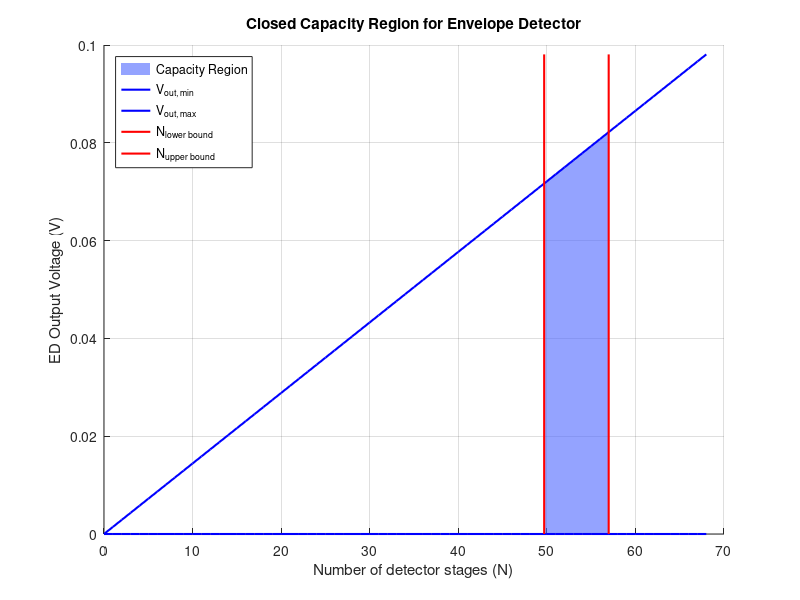
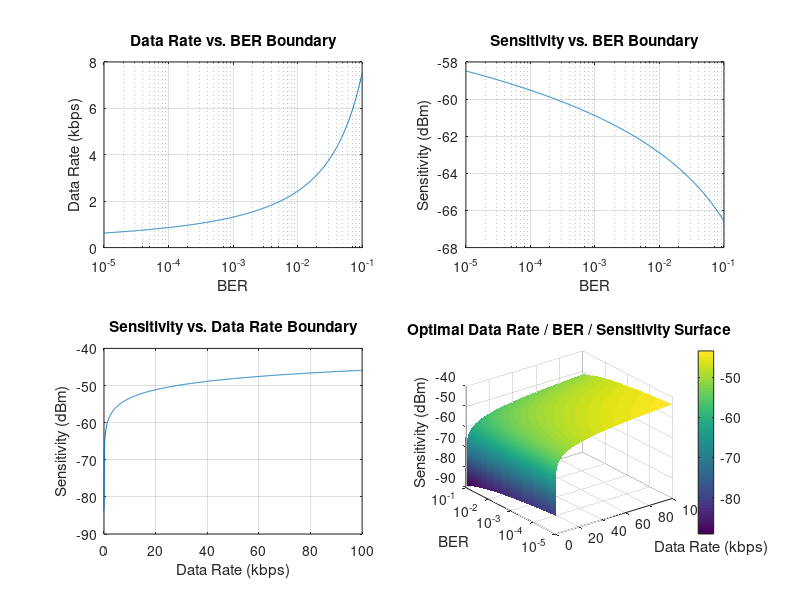

Write the MATLAB code that produced these figures, in order.
% -------------------------------------------------------------------------

% This script computes the closed capacity region for an envelope detector.

% The idea here is to bound all of the possible ED output voltage vs. # stages (N)
% into a closed region. This is useful for design automation of EDs. The
% idea is that if we write an optimization algorithm to design the optimal
% ED given a set of input parameters, the search space for the optimum ED
% will be closed, making it possible to find a global optimum ED. You can
% also use this script to manually choose how many stages to make your ED
% based off of sensitivity, BER, and data rate requirements.

% -------------------------------------------------------------------------

% Set simulation parameters

% RF parameters
P_RF = -60; % Target RX sensitivity (dBm)
RS = 15; % Source / antenna resistance (Ohms)
BER = 1e-3; % Desired BER
BW_BB = 1e3; % Baseband signal BW in Hz = Data rate

% Passive voltage gain from matching
Av = 20; % In dB

% Detector Parameters
RD = 1e6; % Diode resistance (Ohms)
CC = 70e-15; % Coupling capacitance (F)

% Device parameters
n = 1.5; % Subthreshold slope constant (between 1 and 2)
Vt = 26e-3; % Thermal voltage
k = 1.38e-23; % Boltzmann's constant
T = 298; % Room temperature (K)

% -------------------------------------------------------------------------

% Set all of the bounds on the capacity region for ED output voltage vs. # of stages (N)

% Conversions
Av = 10 ^ (Av / 10);
P_RF = 10 ^ (P_RF / 10) * (10 ^ -3);

% Compute the upper bound for the number of allowed stages in the ED
r = 8 / (2.2 * RD * CC * BW_BB);
discriminant = sqrt(1 + r);
N_UPPER_BOUND = 0.25 * discriminant;

% Compute the lower bound for the number of allowed stages in the ED
p_0 = exp(-1 / (pi + 2)) * sqrt(pi / (pi + 2));
num_lower_coeff = 5 * k * T;
Q_1_lower = -2 + 4 * ((0.25 + 0.5 * (BER / p_0)) ^ 0.5);
num_ln = log(Q_1_lower * p_0);
num_ln = num_ln * num_ln;
num_lower = num_lower_coeff * num_ln * (Vt ^ 2);
den_lower = (((1 / n) - 0.5) ^ 2) * (Av * P_RF * RS) ^ 2 * CC;
N_LOWER_BOUND = num_lower / den_lower;
N_LOWER_BOUND = N_LOWER_BOUND ^ (1 / 3);

% Compute upper and lower bounds for ED voltage as a function of N
n_limits = 1:1:2; % Subthreshold slope constant is between 1 and 2
k_limits = (1 / (2 * Vt)) * ((1 ./ (n_limits)) - 0.5); % Min and Max conversion gain
N_values = 0:1:(floor(N_UPPER_BOUND * 1.2));
V_out_ED_MIN = (Av .^ 2) .* k_limits(2) .* N_values .* (P_RF * RS);
V_out_ED_MAX = (Av .^ 2) .* k_limits(1) .* N_values .* (P_RF * RS);

% Sanity check: if N_LOWER_BOUND > N_UPPER_BOUND, this indicates that the
% given RF parameters make it impossible to design an ED that meets the
% desired BER requirement.
if N_LOWER_BOUND > N_UPPER_BOUND
    fprintf("No ED exists for the presented BER requirement given the current simulation conditions.\n")
end

% Plot the capacity region
if N_LOWER_BOUND < N_UPPER_BOUND
    y_limits = [min(V_out_ED_MIN), max(V_out_ED_MAX)];
    figure; hold on
    
    % --- Highlight the parallelogram first (darker + more opaque)
    x_par = [N_LOWER_BOUND, N_UPPER_BOUND, N_UPPER_BOUND, N_LOWER_BOUND];
    y_par = [ ...
        (Av^2) * k_limits(2) * N_LOWER_BOUND * (P_RF * RS), ... % bottom-left
        (Av^2) * k_limits(2) * N_UPPER_BOUND * (P_RF * RS), ... % bottom-right
        (Av^2) * k_limits(1) * N_UPPER_BOUND * (P_RF * RS), ... % top-right
        (Av^2) * k_limits(1) * N_LOWER_BOUND * (P_RF * RS) ...  % top-left
    ];
    fill(x_par, y_par, [0.3 0.4 1], 'FaceAlpha', 0.6, 'EdgeColor', 'none')
    
    % --- Then draw boundary lines on top
    plot(N_values, V_out_ED_MIN, 'b', 'LineWidth', 1.5)
    plot(N_values, V_out_ED_MAX, 'b', 'LineWidth', 1.5)
    plot([N_LOWER_BOUND N_LOWER_BOUND], y_limits, 'r', 'LineWidth', 1.5)
    plot([N_UPPER_BOUND N_UPPER_BOUND], y_limits, 'r', 'LineWidth', 1.5)
    
    xlabel("Number of detector stages (N)")
    ylabel("ED Output Voltage (V)")
    title("Closed Capacity Region for Envelope Detector")
    legend("Capacity Region", "V_{out, min}", "V_{out, max}", "N_{lower bound}", "N_{upper bound}", 'Location', 'northwest')
    grid on
    hold off
end

% -------------------------------------------------------------------------

% Plot three three system requirements again each other:
% Sensitivity = minimum RF input power required to achieve the given input parameters
% Data Rate
% BER

% Remember that these equations are derived off of bounds, so the provided
% plots are bounding regions where the curve itself gives the best case scenario.
% The third parameter that is not being swept is fixed at whatever the
% main simulation input is set to.

res = 1000;
figure;

% --- Plot bounding data rate vs. BER ---
BER_values = logspace(log10(0.00001), log10(0.1), res);

Q_1_lower_sweep = -2 + 4 * ((0.25 + 0.5 * (BER_values / p_0)) .^ 0.5);
num_ln_sweep = log(Q_1_lower_sweep * p_0);
num_ln_sweep = num_ln_sweep .* num_ln_sweep;
num_lower_sweep = num_lower_coeff * num_ln_sweep * (Vt ^ 2);

den_lower_sweep = (((1 / n) - 0.5) ^ 2) * (Av * P_RF * RS) ^ 2 * CC;
phi = num_lower_sweep / den_lower_sweep;
BER_function = 16 * ((phi) .^ (2 / 3)) - 1;
DataRate_values = 8 ./ (2.2 * RD * CC * BER_function);

subplot(2, 2, 1)
semilogx(BER_values, DataRate_values / (10 ^ 3)); grid;
xlabel("BER"); ylabel("Data Rate (kbps)"); title("Data Rate vs. BER Boundary");

% --- Plot bounding sensitivity vs. BER ---
num_coeff = 8000 * Vt * sqrt(5 * k * T);
num_ln = log(p_0 * (-2 + 4 * sqrt(0.25 + (BER_values / (2 * p_0)))));
num = num_coeff * num_ln;

den_coeff = Av * RS * sqrt(CC) * ((1 / n) - 0.5);
den_up_contr = 1 + (8 ./ (2.2 * RD * CC * BW_BB));
den_up_contr = (den_up_contr) .^ (3 / 4);
den = den_coeff .* den_up_contr;

P_RF_values_BER = abs(num ./ den);
P_RF_values_BER = 10 * log10(P_RF_values_BER);

subplot(2, 2, 2)
semilogx(BER_values, P_RF_values_BER); grid;
xlabel("BER"); ylabel("Sensitivity (dBm)"); title("Sensitivity vs. BER Boundary");

% --- Plot bounding sensitivity vs. data rate ---
Data_rate_values = linspace(1, 100000, res);

num_coeff = 8000 * Vt * sqrt(5 * k * T);
num_ln = log(p_0 * (-2 + 4 * sqrt(0.25 + (BER / (2 * p_0)))));
num = num_coeff * num_ln;

den_coeff = Av * RS * sqrt(CC) * ((1 / n) - 0.5);
den_up_contr = 1 + (8 ./ (2.2 * RD * CC * Data_rate_values));
den_up_contr = (den_up_contr) .^ (3 / 4);
den = den_coeff .* den_up_contr;

P_RF_values_drate = abs(num ./ den);
P_RF_values_drate = 10 * log10(P_RF_values_drate);

subplot(2, 2, 3)
plot(Data_rate_values / 10 ^ 3, P_RF_values_drate); grid;
xlabel("Data Rate (kbps)"); ylabel("Sensitivity (dBm)"); title("Sensitivity vs. Data Rate Boundary");

% --- Plot all three as a surface ---
[DR, BER] = meshgrid(Data_rate_values, BER_values);

num_coeff = 8000 * Vt * sqrt(5 * k * T);
num_ln = log(p_0 * (-2 + 4 * sqrt(0.25 + (BER ./ (2 * p_0)))));
num = num_coeff .* num_ln;

den_coeff = Av * RS * sqrt(CC) * ((1 / n) - 0.5);
den_up_contr = 1 + (8 ./ (2.2 * RD * CC .* DR));
den_up_contr = den_up_contr .^ (3 / 4);
den = den_coeff .* den_up_contr;

P_RF = abs(num ./ den);
P_RF = 10 * log10(P_RF);

subplot(2, 2, 4)
surf(DR / 1e3, BER, P_RF)
shading interp
colorbar

set(gca, 'YScale', 'log')

xlabel("Data Rate (kbps)"); ylabel("BER"); zlabel("Sensitivity (dBm)")
title("Optimal Data Rate / BER / Sensitivity Surface")
